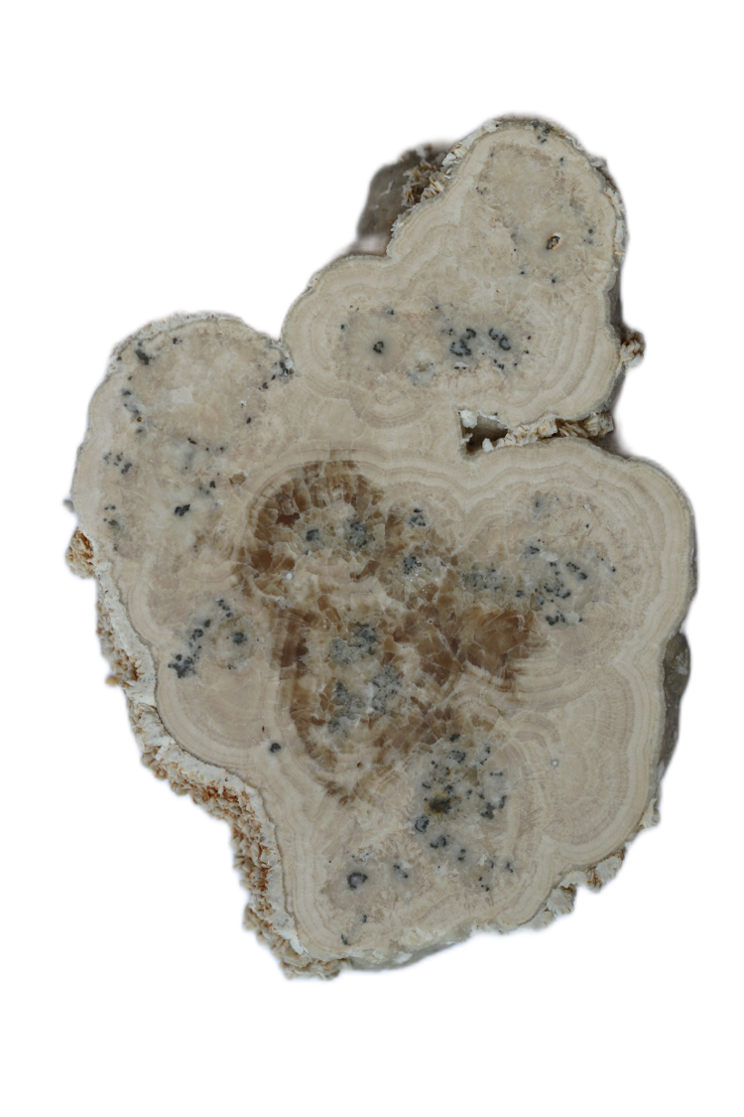
#> input picture analysis/roche.png, 744 x 1117 px
$ python visualiser_les_mesures_comparaison_2.py
#> lines starting #> are read from the running program, lines starting #| are printed output that depends on the picture
#> (reads analysis/d_18_O_carto_full.json from the repository)
### color2gray/methods/base_method.py
from abc import abstractmethod
from typing import Any, Dict, Literal, Optional

import numpy as np


class BaseMethod:

    def __init__(self, **params: Optional[Dict[str, Any]]):
        """
        Initialize the BaseMethod with optional parameters.
        :param params: Optional parameters for the conversion method.
        """
        # self.params = params if params is not None else {}
        if params is None:
            params = {}
        self.params: Dict[str, Any] = params

    @staticmethod
    def _validate_image(image: np.ndarray):
        """
        Validate the input image.
        If no image is provided, use the initialized image.
        :param image: Optional input image to validate.
        :return: Validated image as a numpy array.
        """
        assert isinstance(image, np.ndarray), "Image must be a numpy array."

        # Check that the image is RGB or RGBA. If it's grayscale, it's an error.
        # Convert RGBA to RGB if necessary.
        if image.ndim == 2:
            raise ValueError("Input image must be RGB, not grayscale.")
        elif image.ndim != 3 or image.shape[2] != 3:
            raise ValueError("Input image must be RGB.")

        if image.shape[2] == 4:
            print(
                "Warning: Input image has an alpha channel. This can affect the conversion."
            )

        if image.max() > 255 or image.max() <= 1.0:
            raise ValueError(
                "Input image values should be in the range [0, 255]. "
                "If the input image is normalized, please multiply it by 255."
            )

    def convert(
        self, image: np.ndarray, **params: Optional[Dict[str, Any]]
    ) -> np.ndarray:
        """
        Convert the input image to grayscale.

        Args:
            image (np.ndarray): The input image in RGB format.
            **params: Additional parameters for the conversion method.
        Returns:
            np.ndarray: The grayscale image.
        Raises:
            ValueError: If no image is provided or if the image is not in the correct format.


        """
        if image is None:
            raise ValueError("No image provided for conversion.")

        image = image[:, :, :3]  # Convert RGBA to RGB by removing the alpha channel

        self._validate_image(image)

        if params is None:
            params = self.params

        grayscale_image = self._convert(image, **params)

        if grayscale_image.max() <= 1.0:
            raise ValueError(
                f"{self.__class__.__name__} : "
                "The grayscale image values should be in the range [0, 255]. "
                "If the input image is normalized, please multiply it by 255."
            )
        if grayscale_image.max() > 255:
            raise ValueError(
                f"{self.__class__.__name__} : "
                "The grayscale image values should be in the range [0, 255]. "
                "If the input image is not normalized, please divide it by 255."
            )

        return grayscale_image.astype(np.uint8)

    # [11 lines left out: function _convert, not called in this run]

    def __call__(self, image: np.ndarray, **params) -> np.ndarray:
        return self.convert(image, **params)

    def __repr__(self) -> str:
        return f"{self.__class__.__name__}"

### color2gray/methods/average.py
from typing import Literal

import numpy as np

from .base_method import BaseMethod


class AverageMethod(BaseMethod):
    def _convert(
        self, image: np.ndarray[tuple[int, int, Literal[3]], np.dtype[np.int8]], **_
    ) -> np.ndarray:
        """Convert an image to grayscale using the average method.
        This method calculates the average of the RGB channels for each pixel
        and uses it as the grayscale value.

        Args:
            image (np.ndarray | None, optional): The input image in RGB format.\
            If None, takes the image from the instance.
        Returns:
            np.ndarray: The grayscale image.
        """
        # Calculate the average across the color channels (axis 2)
        gray_image = np.average(image, axis=2, keepdims=True).squeeze()

        return gray_image

### analysis/visualiser_les_mesures_comparaison_2.py
"""
Ce script analyse et évalue la qualité de la classification d'oxygène sur une image d'échantillon.
Il utilise une image en niveaux de gris (obtenue à partir d'une image couleur) et compare
les résultats avec des données de référence pour calculer différentes métriques de performance.
"""

import json
import os
from typing import Callable
from enum import Enum
from math import cos, sin, pi
import shutil
import matplotlib.pyplot as plt
import matplotlib.colors as mcolors
import numpy as np


class CLASSIFICATION(Enum):
    TRANSPARENT = -6
    FALSE_POSITIVE = -3
    FALSE_NEGATIVE = -2
    NEGATIVE = 0
    POSITIVE = 1
    TRUE_POSITIVE = 2
    TRUE_NEGATIVE = 3


class COULEURS(Enum):
    NEGATIVE = (49 / 255, 0, 174 / 255)  # Bleu foncé
    POSITIVE = (182 / 255, 1, 0)  # Vert citron
    TRUE_POSITIVE = "white"
    FALSE_NEGATIVE = (1, 0, 0)  # Rouge clair
    TRUE_NEGATIVE = "black"
    FALSE_POSITIVE = (139 / 255, 0, 0)  # Rouge foncé
    TRANSPARENT = (160 / 255, 160 / 255, 160 / 255)  # Gris


def classifier_oxygene_binaire(
    values: np.ndarray[tuple, np.dtype[np.float32]],
) -> np.ndarray:
    """
    Transforme les valeurs brutes d'oxygène en classification binaire.
    Applique une transformation linéaire suivie d'un seuillage pour déterminer
    les zones riches/pauvres en oxygène, avec deux conditions différentes
    selon la position dans le tableau.

    Args:
        values: Tableau des valeurs d'oxygène mesurées
    Returns:
        Tableau binaire (0 ou 1) représentant la classification
    """
    threshold = -7.99
    transformed = 1.09 * values + 13.01

    # Create mask for different conditions
    first_part = np.arange(len(values)) < 3174

    # Apply conditions using numpy where
    # Inversion de la condition pour la première partie
    result = np.where(
        first_part,
        transformed >= threshold,  # condition pour i < 3174
        transformed < threshold,  # condition pour i >= 3174
    )

    return result.astype(int)


def ouvrir_image(path):
    """
    Charge l'image de l'échantillon depuis le chemin spécifié.

    Args:
        path: Chemin vers le dossier contenant l'image
    Returns:
        Une copie de l'image chargée
    """
#> called with path = 'analysis'
    image = plt.imread(os.path.join(path, "roche.png"))
#> image is the input picture: shape (1117, 744, 4) float32; mean R, G, B, A 0.266, 0.256, 0.231, 0.454
    return np.copy(image)


# [49 lines left out: function polar, not called in this run]


def val_classification(image_gray: np.ndarray, threshold: int):
    """
    Évalue la qualité de la classification en comparant avec les données de référence.

    1. Sépare les coordonnées de points selon leur classe d'oxygène (haut/bas)
    2. Applique la classification sur l'image en niveaux de gris selon le seuil
    3. Calcule les métriques de performance (TP, TN, FP, FN)
    4. Renvoie un dictionnaire avec toutes les métriques et l'image classifiée

    Args:
        image_gray: Image convertie en niveaux de gris
        threshold: Seuil de classification
    Returns:
        Dictionnaire contenant les métriques de performance et l'image classifiée
    """
    # Séparation des points selon leur classe (0 ou 1)
    low_oxygen_coordinates, high_oxygen_coordinates = [], []
    for i, label in enumerate(OXYGEN_BINARY_LABELS):
        if label == CLASSIFICATION.NEGATIVE.value:
            low_oxygen_coordinates.append(l_x[i])
        else:
            high_oxygen_coordinates.append(l_x[i])

    img_classified = np.ones_like(image_gray, dtype=int)
    result = classify_image(
        image_gray,
        threshold,
        low_oxygen_coordinates,
        high_oxygen_coordinates,
        img_classified,
    )

    (
        false_negative,
        true_negative,
        false_positive,
        true_positive,
    ) = result

    real_positive = true_positive + false_negative
    real_negative = true_negative + false_positive

    total = real_positive + real_negative
    if total == 0:
        raise ValueError("Total number of samples is zero, cannot compute metrics.")

    computed_positive = true_positive + false_positive
    computed_negative = true_negative + false_negative

    true_positive_rate = true_positive / real_positive if real_positive > 0 else 0
    false_negative_rate = 1 - true_positive_rate

    false_positive_rate = false_positive / real_negative if real_negative > 0 else 0
    true_negative_rate = 1 - false_positive_rate

    f1_score = (
        2 * true_positive / (2 * (total - true_negative))
        if (total - true_negative) > 0
        else 0
    )

    accuracy = (true_positive + true_negative) / total

    positive_predictive_value = (  # Aussi appelé "précision"
        true_positive / computed_positive if computed_positive > 0 else 0
    )
    false_discovery_rate = 1 - positive_predictive_value

    negative_predictive_value = (
        true_negative / computed_negative if computed_negative > 0 else 0
    )
    false_ommission_rate = 1 - negative_predictive_value

    phi = float(
        np.sqrt(
            (
                true_positive_rate
                * true_negative_rate
                * positive_predictive_value
                * negative_predictive_value
            )
        )
        - np.sqrt(
            false_negative_rate
            * false_positive_rate
            * false_ommission_rate
            * false_discovery_rate
        )
    )

    # [9 lines of commented-out code are left out]

    return {
        "img_classified": img_classified,
        "true_positive": true_positive,
        "true_negative": true_negative,
        "false_positive": false_positive,
        "false_negative": false_negative,
        "true_positive_rate": true_positive_rate,
        "false_negative_rate": false_negative_rate,
        "false_positive_rate": false_positive_rate,
        "true_negative_rate": true_negative_rate,
        "positive_predictive_value": positive_predictive_value,
        "false_discovery_rate": false_discovery_rate,
        "negative_predictive_value": negative_predictive_value,
        "false_ommission_rate": false_ommission_rate,
        "specificity": true_negative_rate,
        "f1_score": f1_score,
        "accuracy": accuracy,
        "phi": phi,
    }

    # polar([precision, specificity, f1_score, accuracy])


# [69 lines left out: functions colorier_image_classifiee, afficher_image_classifiee, not called in this run]


def classify_image(
    image_gray: np.ndarray,
    threshold: int,
    low_oxygen_coordinates: list[tuple[int, int]],
    high_oxygen_coordinates: list[tuple[int, int]],
    img_classified: np.ndarray,
):
    """
    Classifie une image selon un seuil et évalue les performances en comparant
    avec les coordonnées de référence des zones à haute et basse teneur en oxygène.

    Args:
        image_gray: Image en niveaux de gris à classifier
        threshold: Seuil de classification
        low_oxygen_coordinates: Liste des coordonnées des points à faible teneur en oxygène
        high_oxygen_coordinates: Liste des coordonnées des points à haute teneur en oxygène
        img_classified: Tableau pour stocker l'image classifiée
    Returns:
        Tuple contenant les compteurs (faux négatifs, vrais négatifs, faux positifs, vrais positifs)
    """
    if threshold > 0:
        img_classified[image_gray <= threshold] = 0
        img_classified[image_gray > threshold] = 1
    else:
        threshold = -threshold
        img_classified[image_gray <= threshold] = 1
        img_classified[image_gray > threshold] = 0

    # Évaluation
    count_true_positive = count_false_positive = count_true_negative = (
        count_false_negative
    ) = 0
    for x, y in high_oxygen_coordinates:
        if img_classified[y, x] == CLASSIFICATION.POSITIVE.value:
            count_true_positive += 1
            img_classified[y, x] = CLASSIFICATION.TRUE_POSITIVE.value
        else:
            count_false_negative += 1
            img_classified[y, x] = CLASSIFICATION.FALSE_NEGATIVE.value
    for x, y in low_oxygen_coordinates:
        if img_classified[y, x] == CLASSIFICATION.NEGATIVE.value:
            count_true_negative += 1
            img_classified[y, x] = CLASSIFICATION.TRUE_NEGATIVE.value
        else:
            count_false_positive += 1
            img_classified[y, x] = CLASSIFICATION.FALSE_POSITIVE.value
    return (
        count_false_negative,
        count_true_negative,
        count_false_positive,
        count_true_positive,
    )


def val_classifications(image_gray: np.ndarray):
    """
    Évalue la qualité de la classification pour différents seuils et renvoie les résultats.
    Teste tous les seuils possibles de -255 à 254 et calcule les métriques de performance
    pour chacun d'eux, en gardant une trace du meilleur seuil selon le coefficient phi.

    Args:
        image_gray: Image en niveaux de gris à classifier
    Returns:
        Dictionnaire contenant les métriques de performance pour chaque seuil testé
    """
    x_max = -255
    phi_max = -1.0

    x = np.arange(-255, 255).astype(int)

    resultats = {}

    for threshold in x:
        metrics = val_classification(image_gray, threshold)

        for key, value in metrics.items():
            if key not in resultats:
                resultats[key] = []
            resultats[key].append(value)

        if metrics["phi"] > phi_max:
            phi_max = metrics["phi"]
            x_max = int(threshold)

        # print("")

    resultats["x_max"] = x_max

    # [13 lines left out: function print_max, not called in this run]

    print_max()

    return resultats


# [45 lines left out: function afficher_resultats, not called in this run]


def test_val_classification(methods: dict[str, Callable], image_rgb: np.ndarray):
    """
    Teste différentes méthodes de classification sur l'image fournie.

    Args:
        methods: Dictionnaire contenant les méthodes de classification à tester
        image_rgb: Image RGB à classifier
    Returns:
        Dictionnaire contenant les résultats de chaque méthode
    """
    shutil.rmtree("results", ignore_errors=True)
    os.makedirs("results")
    data = {}
    mask = image_rgb < 0.02
    for name, method in methods.items():
        print(f"Testing method: {name}")
        try:
            image_gray = method(image_rgb)

            results = val_classifications(image_gray)

            # print(f"{name} : {results['phi'][results['x_max'] + 255]}")
            plt.imsave(
                os.path.join("results", f"{name}_classified.png"),
                colorier_image_classifiee(
                    results["img_classified"][results["x_max"] + 255], image_gray < 0.02
                ),
            )

            del results["img_classified"]

            data[name] = results
        except Exception as e:
            print(f"Error testing method {name}: {e}")
            raise e
#> this loop made 1 pass
#> pass 1, in convert, `image = image[:, :, :3]`:
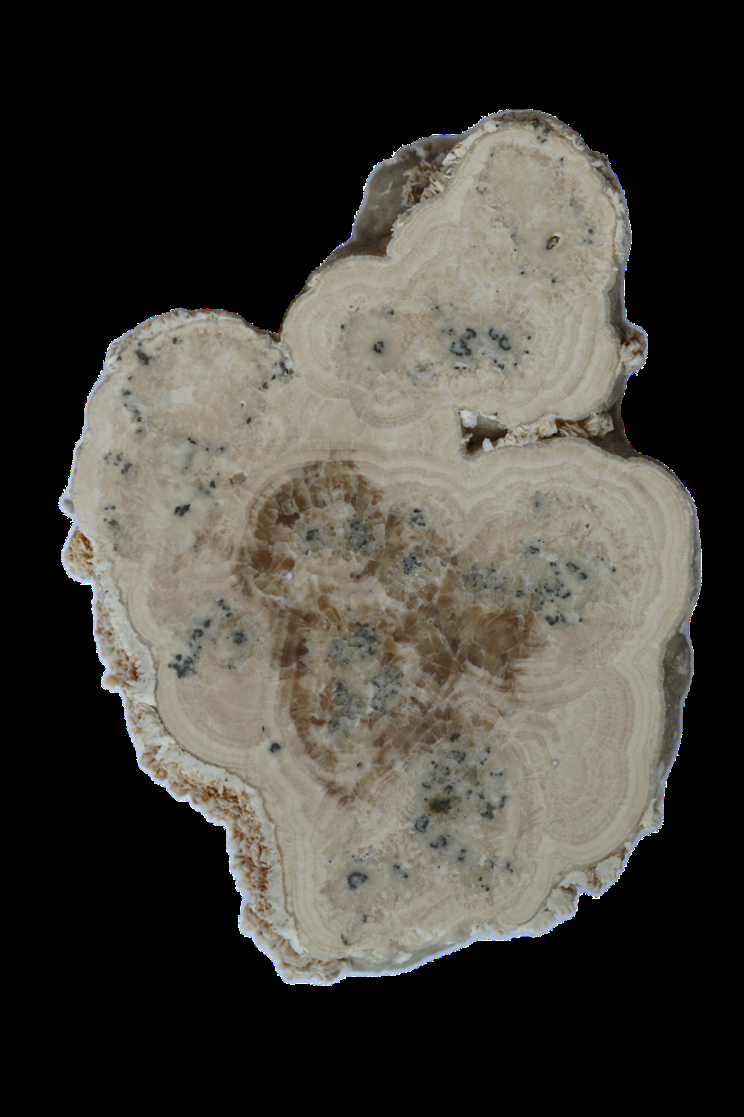
#> image: shape (1117, 744, 3) float32; mean of channels 0, 1, 2 67.7, 65.3, 58.8; drawn as R, G, B

    with open("results.json", "w") as f:
        json.dump(data, f, indent=4)


def main():
    # Chargement et préparation de l'image
    image = ouvrir_image(base_dir) * 255.0

    # image = plt.imread("analysis/tmp.png") * 255.0

    from color2gray.methods import AverageMethod, all_methods

    methods = {name: Method() for name, Method in all_methods.items()}
    # methods = {
    #     "Average": AverageMethod(),
    #     # "Luminance": LuminanceMethod(),
    #     # "Lightness": LightnessMethod(),
    #     # "Luma": LumaMethod(),
    #     # "HSV": HSVMethod(),
    #     # "YUV": YUVMethod(),
    # }
    test_val_classification(methods, image)

    return

    # Conversion en niveaux de gris (utilisation du canal rouge)
    image_grayscale = np.array(255 * image[:, :, 2], dtype=int)
    white_image = np.ones_like(image_grayscale, dtype=int) * 255
    image_grayscale = white_image

    # Évaluation de la qualité de la classification
    res = val_classifications(image_grayscale)

    image_colored = colorier_image_classifiee(
        res["img_classified"][res["x_max"] + 255], image_grayscale < 0.02
    )
    plt.imsave("image_classifiee.png", image_colored)

    afficher_resultats(res)
    afficher_image_classifiee(
        image_grayscale < 0.02,
        res["img_classified"][res["x_max"] + 255],
    )
    plt.show()

    while True:
        seuil = input(
            "Entrez un seuil de classification (0-255) ou 'q' pour quitter : "
        )
        if seuil.lower() == "q":
            break

        try:
            seuil = int(seuil)
        except ValueError:
            print("Entrée invalide, veuillez entrer un nombre entier ou 'q'.")
            continue

        if not -255 <= seuil <= 255:
            print("Seuil invalide, veuillez entrer un nombre entre 0 et 255.")
            continue

        metrics = val_classification(image_grayscale, seuil)
        afficher_image_classifiee(
            image_grayscale < 0.02,
            metrics["img_classified"],
        )


# Chargement des données de position
base_dir = os.path.abspath(os.path.dirname(__file__))
chemin = os.path.join(base_dir, "d_18_O_carto_full.json")
with open(chemin, "r", encoding="ascii") as f:
    data = json.load(f)
    l_x = np.array(data["x"], dtype=np.int32)
    OXYGEN_BINARY_LABELS = np.array(data["y"], dtype=np.float32)

OXYGEN_BINARY_LABELS = classifier_oxygene_binaire(OXYGEN_BINARY_LABELS)


if __name__ == "__main__":
#> (the run stopped early here; a loop or call above may not have finished)
